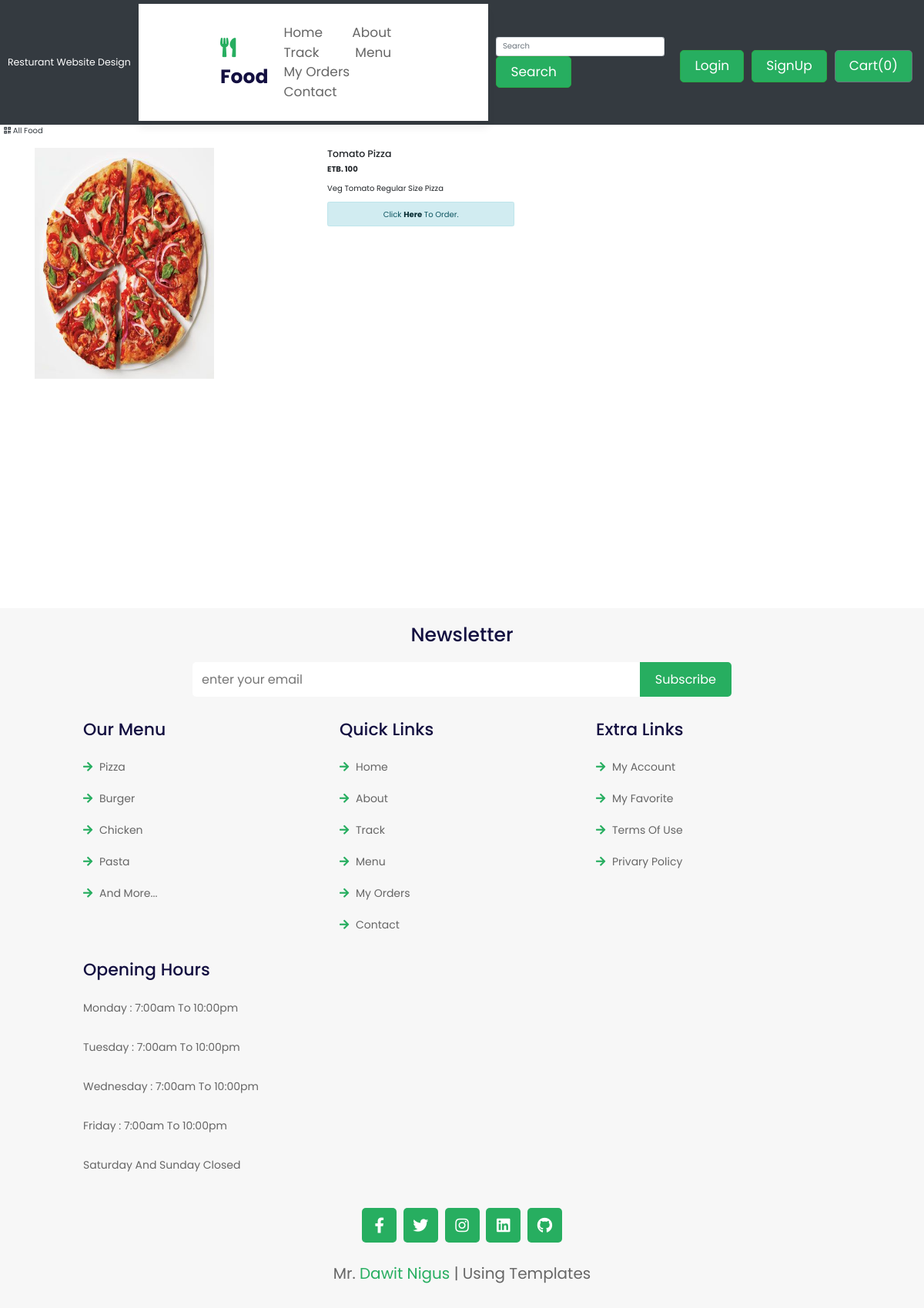
Page /shop/productView/1 on the committed database.
### shop/views.py (the view)
# urls.py: path('productView/<int:myid>', views.productView, name="productView"),
def productView(request, myid):
    product = Product.objects.filter(id=myid)
    return render(request, 'shop/prodView.html', {'product': product[0]})

### shop/templates/shop/prodView.html (shortened to what this page needs)
{% extends 'shop/basic.html' %}
{% block body %}
<div>&nbsp;
    <a href="/shop" class="active text-dark">
      <i class="fas fa-qrcode"></i>
      <span>All Food</span>
    </a>
</div>
<div class="container my-4" id="cont">
    <div class="row">
    <div class="col-md-4">
        <img src="/media/{{product.image}}" width="233px" height="300px">
    </div>
    <div class="col-md-8">
        <h5>{{product.product_name}}</h5>
        <p><b>ETB. {{product.price}} </b></p>
        <p>{{product.desc}}</p>
        <div class='alert alert-info col-md-4 col-md-offset-4'>
            <center>Click <a href='/shop/search/?search={{product.product_name}}' class='alert-link'>Here</a> to Order.</center>
        </div>
    </div>
    </div>
</div>
{% endblock %}

### shop/static/shop/site.css (style rules this page uses)
* { font-family: 'Poppins', sans-serif; margin: 0; padding: 0; -webkit-box-sizing: border-box; box-sizing: border-box; outline: none; border: none; text-decoration: none; text-transform: capitalize; -webkit-transition: .2s linear; transition: .2s linear; }
html { font-size: 62.5%; overflow-x: hidden; scroll-behavior: smooth; scroll-padding-top: 8.5rem; }

### rows in the picture
Product: image (picture), product_name "Tomato Pizza", price "100", desc "Veg Tomato Regular Size Pizza"
